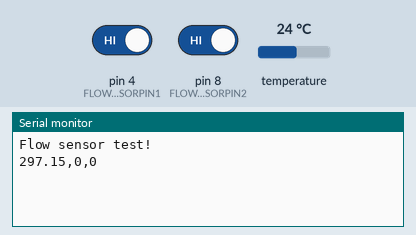
Bench run of a sketch on a simulated Arduino Uno, built with avr-gcc and run on an emulated ATmega328P. On the bench: the last lines printed to the serial monitor. The test bench sets the inputs (shaded band); at power-on: temperature 24 °C, pin 4 (FLOWSENSORPIN1) HIGH, pin 8 (FLOWSENSORPIN2) HIGH.

Above: at 1.2 s.
1.3 s: temperature set to 12 °C
At 2.6 s:
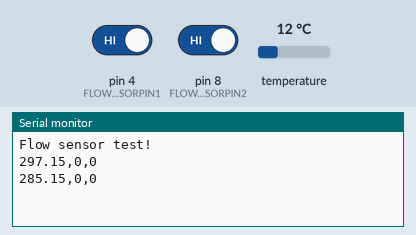
2.8 s: temperature set to 19 °C
At 3.6 s:
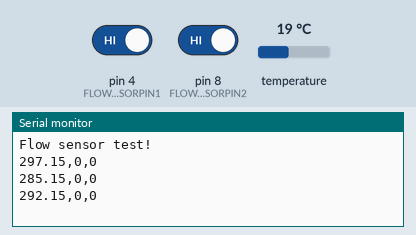

Measured:
- after the input at 1.3 s, the serial monitor: prints a new line after 0.77 s (image 1)
- after the input at 2.8 s, the serial monitor: prints a new line after 0.29 s (image 2)

The sketch:

_2buttons.ino
```cpp
#include <OneWire.h>

// which pin to use for reading the sensor? can use any pin!
#define FLOWSENSORPIN1 4
#define FLOWSENSORPIN2 8

int DS18S20_Pin = 10; //DS18S20 Signal pin on digital 10

OneWire ds(DS18S20_Pin); // on digital pin 10

// count how many pulses!
volatile uint16_t pulses1 = 0;
volatile uint16_t pulses2 = 0;

volatile uint16_t lastpulses = 0;

// track the state of the pulse pin
volatile uint8_t lastflowpinstate1;
volatile uint8_t lastflowpinstate2;

// Track the old temps.
float lasttemp;

// you can try to keep time of how long it is between pulses
volatile uint32_t lastflowratetimer = 0;
// and use that to calculate a flow rate
volatile float flowrate1;
volatile float flowrate2;
// Interrupt is called once a millisecond, looks for any pulses from the sensor!
SIGNAL(TIMER0_COMPA_vect) {
  uint8_t one = digitalRead(FLOWSENSORPIN1);
  uint8_t two = digitalRead(FLOWSENSORPIN2);

  if (one != lastflowpinstate1 && one == HIGH) {
    //low to high transition!
    pulses1++;
  }

  if (two != lastflowpinstate2 && two == HIGH) {
    //low to high transition!
    pulses2++;
  }

  // Set the flow pin state to the last read.
  lastflowpinstate1 = one;
  lastflowpinstate2 = two;
}

void useInterrupt(boolean v) {
  if (v) {
    // Timer0 is already used for millis() - we'll just interrupt somewhere
    // in the middle and call the "Compare A" function above
    OCR0A = 0xAF;
    TIMSK0 |= _BV(OCIE0A);
  } else {
    // do not call the interrupt function COMPA anymore
    TIMSK0 &= ~_BV(OCIE0A);
  }
}

void setup() {
   Serial.begin(9600);
   Serial.println("Flow sensor test!");

   pinMode(FLOWSENSORPIN1, INPUT);
   digitalWrite(FLOWSENSORPIN1, HIGH);
   lastflowpinstate1 = digitalRead(FLOWSENSORPIN1);

   pinMode(FLOWSENSORPIN2, INPUT);
   digitalWrite(FLOWSENSORPIN2, HIGH);
   lastflowpinstate2 = digitalRead(FLOWSENSORPIN2);
   lasttemp = 0;

   useInterrupt(true);
}

void loop(){


  // if a plastic sensor use the following calculation
  // Sensor Frequency (Hz) = 7.5 * Q (Liters/min)
  // Liters = Q * time elapsed (seconds) / 60 (seconds/minute)
  // Liters = (Frequency (Pulses/second) / 7.5) * time elapsed (seconds) / 60
  // Liters = Pulses / (7.5 * 60)

  //float liters1 = pulses1;
  //liters1 /= 7.5;
  //liters1 /= 60.0;

  //float liters2 = pulses2;
  //liters2 /= 7.5;
  //liters2 /= 60.0;

  // Print temperature in Kelvin.
  float temp = getTemp();


  // Check temp, one and two
  if (0 < pulses1 || 0 < pulses2 || abs(lasttemp-temp) > .1 ){
    //Serial.print("Temp: ");
    //Serial.println(temp);
    //Serial.print("Pulses: ");
    //Serial.println(pulses1, DEC); Serial.println(pulses2, DEC);
    Serial.print(temp);
    Serial.print(',');
    Serial.print(pulses1);
    Serial.print(',');
    Serial.println(pulses2);
    // Reset them all.
    pulses1 = 0;
    pulses2 = 0;
    lasttemp = temp;
  }


  delay(1000);
}


// Software reset function.
void softReset(){
  asm volatile ("  jmp 0");
}
// Get temperature function.
float getTemp(){
 //returns the temperature from one DS18S20 in DEG KELVIN

 byte data[12];
 byte addr[8];

 if ( !ds.search(addr)) {
   //no more sensors on chain, reset search
   ds.reset_search();
   return -1000;
 }

 if ( OneWire::crc8( addr, 7) != addr[7]) {
   Serial.println("CRC is not valid!");
   return -1000;
 }

 if ( addr[0] != 0x10 && addr[0] != 0x28) {
   Serial.print("Device is not recognized");
   return -1000;
 }

 ds.reset();
 ds.select(addr);
 ds.write(0x44,1); // start conversion, with parasite power on at the end

 byte present = ds.reset();
 ds.select(addr);
 ds.write(0xBE); // Read Scratchpad


 for (int i = 0; i < 9; i++) { // we need 9 bytes
  data[i] = ds.read();
 }

 ds.reset_search();

 byte MSB = data[1];
 byte LSB = data[0];

 float tempRead = ((MSB << 8) | LSB); //using two's compliment
 float TemperatureSum = tempRead / 16;
 TemperatureSum += 273.15;

 return TemperatureSum;

}
```
